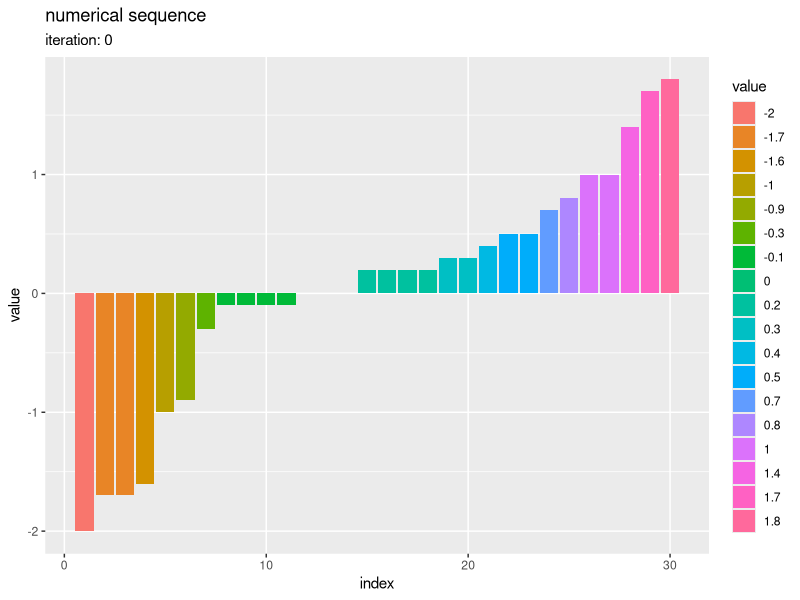
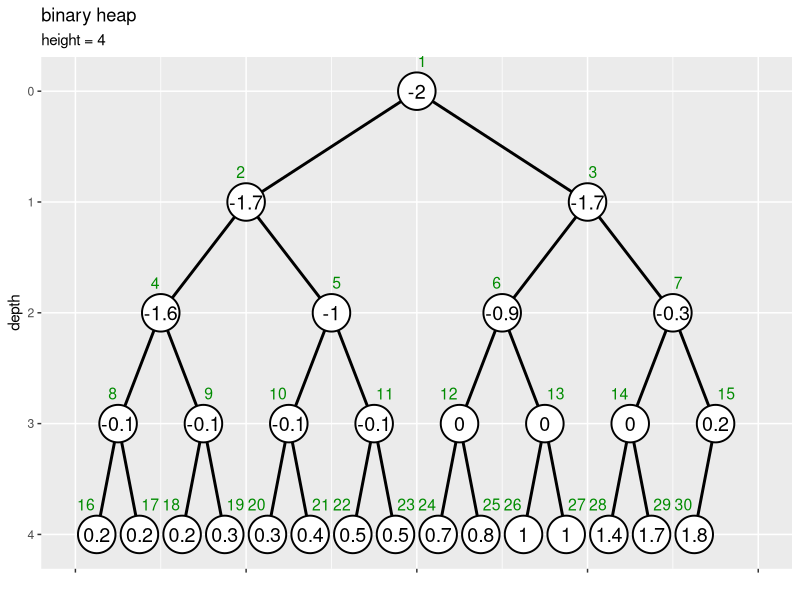

The R script that drew these images, in order: (Note: this script raises an error after producing the figures.)

# 12.6 ヒープソート -------------------------------------------------------------

# 利用パッケージ
library(tidyverse)
library(gganimate)

# チェック用
library(ggplot2)


# 実装 ----------------------------------------------------------------------

# 部分木のヒープ化の実装
sub_heapify <- function(vec, i, N) {
  
  # 左側の子のインデックスを計算
  child_idx <- i * 2
  
  # 子がなければ終了
  if(child_idx > N) return(vec)
  
  # 値が大きい方の子のインデックスを設定
  if(child_idx+1 <= N & vec[child_idx+1] > vec[child_idx]) { # (&の左がFALSEだと右が処理されずNAにならないので動く)
    child_idx <- child_idx + 1
  }
  
  # 子が親以下なら終了
  if(vec[child_idx] <= vec[i]) return(vec)
  
  # 子と親を入替
  vec[1:N] <- replace(x = vec, list = c(child_idx, i), values = vec[c(i, child_idx)])
  
  # 子を根としてヒープ化
  vec[1:N] <- sub_heapify(vec, child_idx, N)
  
  # 数列を出力
  return(vec)
}

# ヒープ化の実装
heapify <- function(vec) {
  
  # 要素数を取得
  N <- length(vec)
  
  # 葉を除くノード番号の最大値を設定
  max_i <- N %/% 2
  
  # 全体をヒープ化
  for(i in max_i:1) {
    
    # i番目の頂点を根とする部分木をヒープ化
    vec[1:N] <- sub_heapify(vec, i, N)
  }
  
  # 数列を出力
  return(vec)
}

# ヒープソートの実装
heap_sort <- function(vec) {
  
  # 数列の要素数を取得
  N <- length(vec)
  
  # 葉を除くノード番号の最大値を設定
  max_i <- N %/% 2
  
  # 全体をヒープ化(1番目の最大値を探索)
  for(i in max_i:1) {
    
    # i番目の頂点を根とする部分木をヒープ化
    vec[1:N] <- sub_heapify(vec, i, N)
  }
  
  # 全体をソート
  for(i in N:2) {
    
    # 「前からi番目までの最大値」を「後ろからi番目の要素」と入替
    vec[1:N] <- replace(x = vec, list = c(1, i), values = vec[c(i, 1)])
    
    # 前からi-1番目までの要素(N-i+1個の最大値を除く要素)をヒープ化(N-i+2番目の最大値を探索)
    vec[1:(i-1)] <- sub_heapify(vec[1:(i-1)], 1, i-1)
  }
  
  # 数列を出力
  return(vec)
}


# 要素数を指定
N <- 30

# 数列を作成
a <- sample(x = 1:N, size = N, replace = FALSE)
a <- rnorm(n = N, mean = 0, sd = 1) |> 
  round(digits = 1)
a

# ソート
heap_sort(a)
sum(!(heap_sort(a) == sort(a)))


### ・作図 ----

# ヒープ化
a <- heap_sort(a)

# 要素数を取得
N <- length(a)

# 数列を格納
tmp_df <- tibble::tibble(
  iteration = 0,   # 試行回数
  id        = 1:N, # 元のインデックス
  index     = 1:N, # 各試行のインデックス
  value     = a    # 要素
)

# 数列を作図
ggplot() + 
  geom_bar(data = tmp_df, 
           mapping = aes(x = index, y = value, fill = factor(value)), stat = "identity") + 
  theme(panel.grid.minor.x = element_blank()) + 
  labs(title = "numerical sequence", 
       subtitle = paste0("iteration: ", unique(tmp_df[["iteration"]])), 
       fill = "value", 
       x = "index", y = "value")


# ノードの座標を作成
d <- 0.6
vertex_df <- tibble::tibble(
  value = a, 
  index = 1:length(a), 
  depth = floor(log2(index)), # 縦方向のノード位置
  col_idx = index - 2^depth + 1, # 深さごとのノード番号
  coord_x = (col_idx * 2 - 1) * 1/(2^depth * 2), # 横方向のノード位置
  label_offset = dplyr::if_else(
    condition = index%%2 == 0, true = 0.5+d, false = 0.5-d
  ) # ラベル位置を左右にズラす
)

# エッジの座標を作成
edge_df <- dplyr::bind_rows(
  # 子ノードの座標
  vertex_df |> 
    dplyr::filter(depth > 0) |> # 根を除去
    dplyr::mutate(
      edge_id   = index, 
      node_type = "childe" # (確認用)
    ), 
  # 親ノードの座標
  vertex_df |> 
    dplyr::filter(depth > 0) |> # 根を除去
    dplyr::mutate(
      edge_id   = index, 
      node_type = "parent", # (確認用)
      depth   = depth - 1, # 縦方向のノード位置
      index   = index %/% 2, 
      col_idx = index - 2^depth + 1, # 深さごとのノード番号
      coord_x = (col_idx * 2 - 1) * 1/(2^depth * 2) # 横方向のノード位置
    )
) |> 
  dplyr::select(!label_offset) |> 
  dplyr::arrange(edge_id, depth)

# ツリーの高さを取得
max_h <- floor(log2(N))

# 二分木を作図
d <- 0.1
ggplot() + 
  geom_path(data = edge_df, 
            mapping = aes(x = coord_x, y = depth, group = edge_id), 
            linewidth = 1) + # 辺
  geom_point(data = vertex_df, 
             mapping = aes(x = coord_x, y = depth), 
             size = 12, shape = "circle filled", fill = "white", stroke = 1) + # 頂点
  geom_text(data = vertex_df, 
            mapping = aes(x = coord_x, y = depth, label = value), 
            size = 5) + # 値ラベル
  geom_text(data = vertex_df, 
            mapping = aes(x = coord_x, y = depth, label = index, hjust = label_offset), 
            size = 4, vjust = -2, color = "green4") + # 位置ラベル
  scale_x_continuous(labels = NULL, name = "") + 
  scale_y_reverse(breaks = 0:max_h, minor_breaks = FALSE) + 
  coord_cartesian(xlim = c(0, 1), ylim = c(max_h+d, -d)) + 
  labs(title = "binary heap", 
       subtitle = paste0("height = ", max_h), 
       y = "depth")


# 可視化：部分木ごとに操作 ---------------------------------------------------------------------

# 部分木のヒープ化の実装
trace_sub_heapify <- function(value, index, i, N) {
  
  # 値・インデックスを取得
  val_vec <- value
  idx_vec <- index
  
  # 左側の子のインデックスを計算
  child_idx <- i * 2
  
  # 子がなければ終了
  if(child_idx > N) {
    lt <- list(value = val_vec, index = idx_vec)
    return(lt)
  }
  
  # 値が大きい方の子のインデックスを設定
  if(child_idx+1 <= N & val_vec[child_idx+1] > val_vec[child_idx]) { # (&の左がFALSEだと右が処理されずNAにならないので動く)
    child_idx <- child_idx + 1
  }
  
  # 子が親以下なら終了
  if(val_vec[child_idx] <= val_vec[i]) {
    lt <- list(value = val_vec, index = idx_vec)
    return(lt)
  }
  
  # 子と親を入替
  val_vec[1:N] <- replace(x = val_vec, list = c(child_idx, i), values = val_vec[c(i, child_idx)])
  idx_vec[1:N] <- replace(x = idx_vec, list = c(child_idx, i), values = idx_vec[c(i, child_idx)])
  
  # 子を根としてヒープ化
  res_lt <- trace_sub_heapify(val_vec, idx_vec, child_idx, N)
  val_vec[1:N] <- res_lt[["value"]]
  idx_vec[1:N] <- res_lt[["index"]]
  
  # 数列を出力
  lt <- list(value = val_vec, index = idx_vec)
  return(lt)
}


### ・作図データの作成 -----

# 要素数を指定
N <- 20

# ヒープを作成
a <- rnorm(n = N, mean = 0, sd = 1) |> 
  round(digits = 1) |> 
  heapify()

# 数列を格納
tmp_df <- tibble::tibble(
  iteration = 0,   # 試行回数
  id        = 1:N, # 元のインデックス
  index     = id,  # 各試行のインデックス
  value     = a,   # 要素
  heap_num  = N,   # ヒープの要素数
  target_flag = FALSE, # 入替対象
  sorted_flag = FALSE  # ソート済み要素
)

# 作図用のオブジェクトを初期化
id_vec   <- 1:N
trace_df <- tmp_df

# 全体をソート
iter <- 0
for(i in N:2) {
  
  ## 最大値の入替操作
  
  # 1番目(i番目までの最大値)とi番目の要素を入替
  a[1:N]      <- replace(x = a, list = c(1, i), values = a[c(i, 1)])
  id_vec[1:N] <- replace(x = id_vec, list = c(1, i), values = id_vec[c(i, 1)])
  
  # 数列を格納
  tmp_df <- tibble::tibble(
    iteration = iter + 1, 
    id        = id_vec, 
    index     = 1:N, 
    value     = a, 
    heap_num  = i, # (作図用にi番目のヒープとしてカウントしておく)
    target_flag = index %in% c(1, i), # 入替要素:(最大値と最後尾)
    sorted_flag = index >= i
  )
  
  # 数列を記録
  trace_df <- dplyr::bind_rows(trace_df, tmp_df)
  
  # 途中経過を表示
  print(paste0("--- iteration: ", iter+1, " ---"))
  print(a)
  
  ## ヒープ化操作(最大値の探索)
  
  # 残りが1つならヒープ化不要
  if(i == 2) break
  
  # i-1番目までの要素をヒープ化(N-i+2個目の最大値を探索)
  res_lt <- trace_sub_heapify(a[1:(i-1)], id_vec[1:(i-1)], i = 1, N = i-1)
  a[1:(i-1)]      <- res_lt[["value"]]
  id_vec[1:(i-1)] <- res_lt[["index"]]
  
  # 数列を格納
  tmp_df <- tibble::tibble(
    iteration = iter + 2, 
    id        = id_vec, 
    index     = 1:N, 
    value     = a, 
    heap_num  = i - 1, 
    target_flag = FALSE, 
    sorted_flag = index >= i
  )
  
  # 数列を記録
  trace_df <- dplyr::bind_rows(trace_df, tmp_df)
  
  # 試行回数をカウント
  iter <- iter + 2
}


### ・バイナリツリー -----

# 頂点の座標を作成
trace_vertex_df <- trace_df |> 
  dplyr::mutate(
    depth   = floor(log2(index)), # 縦方向のノード位置
    col_idx = index - 2^depth + 1, 
    coord_x = (col_idx * 2 - 1) * 1/(2^depth * 2), # 横方向のノード位置
  ) |> 
  dplyr::arrange(iteration, id) |> # IDの割当用
  dplyr::group_by(iteration, value) |> # IDの割当用
  dplyr::mutate(
    dup_id    = dplyr::row_number(id), # 重複IDを割当
    dup_num   = max(dup_id), # 重複の判定用
    dup_label = dplyr::if_else(
      condition = dup_num > 1, true = paste0("(", dup_id, ")"), false = ""
    ) # 重複要素のみラベルを作成
  ) |> 
  dplyr::ungroup() |> 
  dplyr::arrange(iteration, index)

# 辺の座標を作成
edge_df <- dplyr::bind_rows(
  # 子ノードの座標
  trace_vertex_df |> 
    dplyr::filter(iteration == 0, depth > 0) |> # 1試行分のデータを抽出・根を除去
    dplyr::mutate(
      edge_id = index
    ), 
  # 親ノードの座標
  trace_vertex_df |> 
    dplyr::filter(iteration == 0, depth > 0) |> # 1試行分のデータを抽出・根を除去
    dplyr::mutate(
      edge_id = index, # 子インデックス
      depth   = depth - 1, 
      index   = index %/% 2, # 親インデックス
      col_idx = index - 2^depth + 1, 
      coord_x = (col_idx * 2 - 1) * 1/(2^depth * 2)
    )
) |> 
  dplyr::select(!iteration) |> # フレーム遷移の影響から外す
  dplyr::arrange(edge_id, depth)

# インデックスラベルの座標を作成
d <- 0.6
index_df <- trace_vertex_df |> 
  dplyr::filter(iteration == 0) |> # 1試行分のデータを抽出
  dplyr::mutate(
    offset = dplyr::if_else(
      condition = index%%2 == 0, true = 0.5+d, false = 0.5-d
    ) # ラベル位置を左右にズラす
  ) |> 
  dplyr::select(!iteration) # フレーム遷移の影響から外す

# 入替対象の頂点の座標を作成
target_vertex_df <- dplyr::bind_rows(
  # 最大値との入替要素の座標
  trace_vertex_df |> 
    dplyr::filter(target_flag) |> # 入替要素を抽出
    dplyr::mutate(
      vertex_type = "target"
    ), 
  # ヒープ化要素の座標
  trace_vertex_df |> 
    dplyr::filter(!sorted_flag, !target_flag) |> # (最大値を除く)ヒープ要素を抽出
    dplyr::mutate(
      vertex_type = "heap"
    ), 
  # ソート済み要素の座標
  trace_vertex_df |> 
    dplyr::filter(sorted_flag, !target_flag) |> # (最大値を除く)ソート済み要素を抽出
    dplyr::mutate(
      vertex_type = "sort"
    ), 
  # フレーム調整用に最終値を複製
  trace_vertex_df |> 
    dplyr::filter(iteration == max(iteration)) |> # 最終結果を抽出
    dplyr::mutate(
      iteration = iteration + 1, # フレーム調整用
      vertex_type = "sort"
    )
) |> 
  dplyr::filter(iteration > 0) |> # フレーム調整用
  dplyr::mutate(
    vertex_label = paste0("iter: ", iteration, ", idx: ", index), 
    iteration = iteration - 1 # 表示フレームを調整
  ) |> 
  dplyr::arrange(iteration, index)

# 入替対象の辺の座標を計算
target_edge_df <- dplyr::bind_rows(
  # 最大値との入替要素の座標
  target_vertex_df |> 
    dplyr::filter(target_flag) |> # 入替要素を抽出
    dplyr::mutate(
      edge_id = 1 # 最大値のインデックス
    ), 
  # 親の座標
  target_vertex_df |> 
    dplyr::filter(index <= heap_num%/%2) |> # 葉とソート済み要素を除去
    tidyr::uncount(weights = 2, .id = "childe_id") |> # 子の数に複製
    dplyr::mutate(
      vertex_type = "heap", 
      childe_id = childe_id - 1, # 行番号を子IDに変換
      edge_id   = index*2+childe_id # 子インデックス
    ) |> 
  dplyr::filter(edge_id <= heap_num), # 子がなければ除去
  # 子の座標
  target_vertex_df |> 
    dplyr::filter(index > 1, index <= heap_num) |> # 根とソート済み要素を除去
    dplyr::mutate(
      vertex_type = "heap", 
      edge_id = index
    ), 
) |> 
  dplyr::mutate(
    edge_label = paste0("iter: ", iteration, ", idx: ", edge_id)
  ) |> 
  dplyr::arrange(iteration, edge_id, index)


# ヒープソートのアニメーションを作図
max_h <- floor(log2(N))
graph <- ggplot() + 
  geom_path(data = edge_df, 
            mapping = aes(x = coord_x, y = depth, group = edge_id), 
            linewidth = 1) + # 辺
  geom_path(data = target_edge_df,
            mapping = aes(x = coord_x, y = depth, color = vertex_type, group = edge_label),
            linewidth = 1, linetype = "dashed", show.legend = FALSE) + # 入替対象の辺
  geom_point(data = target_vertex_df,
             mapping = aes(x = coord_x, y = depth, color = vertex_type, group = vertex_label),
             size = 15, alpha = 0.6) + # 入替対象の頂点
  geom_point(data = trace_vertex_df,
             mapping = aes(x = coord_x, y = depth, group = id),
             size = 12, shape = "circle filled", fill = "white", stroke = 1) + # 頂点
  geom_text(data = trace_vertex_df,
            mapping = aes(x = coord_x, y = depth, label = as.character(value), group = id),
            size = 4.5) + # 値ラベル
  geom_text(data = trace_vertex_df,
            mapping = aes(x = coord_x, y = depth, label = dup_label, group = id),
            size = 4, vjust = 2.5) + # 重複ラベル
  geom_text(data = index_df, 
            mapping = aes(x = coord_x, y = depth, label = index, hjust = offset), 
            size = 4, vjust = -1.9, color = "green4") + # インデックスラベル
  gganimate::transition_states(states = iteration, transition_length = 9, state_length = 1, wrap = FALSE) + # フレーム遷移
  gganimate::ease_aes("cubic-in-out") + # 遷移の緩急
  scale_x_continuous(labels = NULL) + 
  scale_y_reverse(breaks = 0:max_h, minor_breaks = FALSE) + 
  scale_color_manual(breaks = c("target", "heap", "sort"), 
                     values = c("red", "blue", "orange"), 
                     labels = c("swap", "heap", "sorted"), 
                     name = "vertex") + # 操作ごとに色分け
  coord_cartesian(xlim = c(0, 1)) + 
  labs(title = "heap sort", 
       subtitle = "iteration: {next_state}", 
       x = "", y = "depth")

# フレーム数を取得
frame_num <- max(trace_df[["iteration"]]) + 1

# 遷移フレーム数を指定
s <-20

# gif画像を作成
gganimate::animate(
  plot = graph, 
  nframes = (frame_num + 2)*s, start_pause = s, end_pause = s, fps = 20, 
  width = 1200, height = 600, 
  renderer = gganimate::gifski_renderer()
)

warnings()
target_edge_df[["edge_id"]] |> 
  table()


### ・バーチャート -----

# 重複ラベルを作成
dup_label_df <- trace_df |> 
  dplyr::arrange(iteration, id) |> # IDの割当用
  dplyr::group_by(iteration, value) |> # IDの割当用
  dplyr::mutate(
    dup_id    = dplyr::row_number(id), # 重複IDを割当
    dup_num   = max(dup_id), # 重複の判定用
    dup_label = dplyr::if_else(
      condition = dup_num > 1, true = paste0("(", dup_id, ")"), false = ""
    ) # 重複要素のみラベルを作成
  ) |> 
  dplyr::ungroup() |> 
  dplyr::arrange(iteration, index)

# 入替対象の座標を作成
range_swap_df <- trace_df |> 
  dplyr::filter(iteration%%2 == 0) |> # 入替操作前のデータを抽出
  dplyr::group_by(iteration) |> # 入替対象の抽出用
  dplyr::filter(index %in% c(1, N-0.5*iteration)) |> # 入替対象の抽出
  dplyr::ungroup() |> 
  dplyr::mutate(
    bar_label = paste0("iter: ", iteration, ", idx: ", index)
  )

# ヒープの最大値を作成
upper_df <- trace_df |> 
  dplyr::filter(target_flag) |> # 入替操作時のデータを抽出
  dplyr::group_by(iteration) |> # 最大値の抽出用
  dplyr::filter(index != 1) |> # 最大値を抽出
  dplyr::ungroup() |> 
  dplyr::mutate(
    iteration = iteration - 1 # 表示フレームを調整
  )

# ヒープ範囲の座標を作成
d <- 0.2
range_heap_df <- tibble::tibble(
  iteration = 0:(2*N-3), 
  left  = 1, 
  right = c(N, rep((N-1):2, each = 2), 0), 
  x     = 0.5 * (left + right), 
  y     = 0.5 * (max(a) + min(c(0, a))), 
  w     = right - left + 1, 
  h     = max(a) - min(c(0, a)) + d
)

# ソート済み範囲の座標を作成
range_sort_df <- tibble::tibble(
  iteration = 0:(2*N-3), 
  left  = c(N+1, rep(N:3, each = 2), 1), 
  right = N, 
  x     = 0.5 * (left + right), 
  y     = 0.5 * (max(a) + min(c(0, a))), 
  w     = right - left + 1, 
  h     = max(a) - min(c(0, a)) + d
)


# ソートのアニメーションを作図
graph <- ggplot() + 
  geom_tile(data = range_heap_df,
            mapping = aes(x = x, y = y, width = w, height = h, color = "heap"), 
            fill = "blue", alpha = 0.1, linewidth = 1, linetype = "dashed") + # ヒープ範囲
  geom_tile(data = range_sort_df,
            mapping = aes(x = x, y = y, width = w, height = h, color = "sort"), 
            fill = "orange", alpha = 0.1, linewidth = 1, linetype = "dashed") + # ソート済み範囲
  geom_bar(data = range_swap_df,
           mapping = aes(x = index, y = value, color = "target", group = bar_label), 
           stat = "identity", 
           fill = "red", alpha = 0.1, linewidth = 1, linetype = "dashed") + # 入替対象
  geom_segment(data = upper_df, 
               mapping = aes(x = 1, y = value, xend = heap_num+0.5, yend = value), 
               color = "red", linewidth = 1, linetype = "dotted") + # ヒープの最大値
  geom_bar(data = trace_df,
           mapping = aes(x = index, y = value, fill = factor(value), group = id),
           stat = "identity", show.legend = FALSE) + # 全ての要素
  geom_text(data = trace_df,
            mapping = aes(x = index, y = 0, label = as.character(value), group = id),
            vjust = -0.5, size = 4) + # 要素ラベル
  geom_text(data = dup_label_df,
            mapping = aes(x = index, y = 0, label = dup_label, group = id),
            vjust = 1, size = 3) + # 重複ラベル
  gganimate::transition_states(states = iteration, transition_length = 9, state_length = 1, wrap = FALSE) + # フレーム遷移
  gganimate::ease_aes("cubic-in-out") + # 遷移の緩急
  scale_color_manual(breaks = c("target", "heap", "sort"), 
                     values = c("red", "blue", "orange"), 
                     labels = c("swap", "heap", "sorted"), 
                     name = "bar") + # (凡例表示用)
  guides(color = guide_legend(override.aes = list(fill = c("red", "blue", "orange")))) + # 凡例の体裁
  theme(panel.grid.minor.x = element_blank()) + 
  labs(title = "heap sort", 
       subtitle = "iteration: {next_state}", 
       x = "index", y = "value")

# フレーム数を設定
frame_num <- max(trace_df[["iteration"]]) + 1

# 遷移フレーム数を指定
s <- 20

# gif画像を作成
gganimate::animate(
  plot = graph, 
  nframes = (frame_num + 2)*s, start_pause = s, end_pause = s, fps = 20, 
  width = 1200, height = 900, 
  renderer = gganimate::gifski_renderer()
)


# 可視化：要素ごとに操作 ---------------------------------------------------------------------
